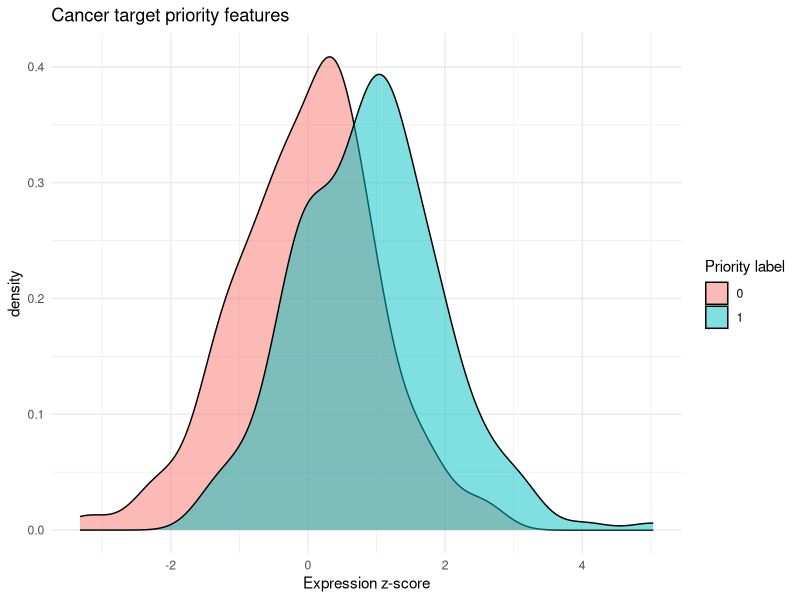

The R source for this figure:
# Detailed statistical workflow for: AI-cancer target identification-drug-discovery

suppressPackageStartupMessages({
  library(dplyr)
  library(ggplot2)
})

set.seed(111)
n <- 420
half <- floor(n / 2)
shift <- 0.85

synthesize <- function() {
  x_a <- matrix(rnorm(half * 18, mean = 0, sd = 1), nrow = half)
  x_b <- matrix(rnorm((n - half) * 18, mean = shift, sd = 1.05), nrow = n - half)
  X <- rbind(x_a, x_b)
  colnames(X) <- paste0("f", seq_len(18))
  colnames(X)[1:8] <- c(
    "expression_z", "mutation_burden", "druggability", "network_centrality",
    "pathway_enrichment", "essentiality", "tissue_specificity", "literature_score"
  )
  data.frame(X, label = c(rep(0L, half), rep(1L, n - half)))
}

df <- synthesize()
summary_tbl <- df %>%
  group_by(label) %>%
  summarise(n = n(), mean_expression = mean(expression_z), .groups = "drop")
print(summary_tbl)

p <- ggplot(df, aes(x = expression_z, fill = factor(label))) +
  geom_density(alpha = 0.5) +
  theme_minimal() +
  labs(
    title = "Cancer target priority features",
    fill = "Priority label",
    x = "Expression z-score"
  )
dir.create("assets", showWarnings = FALSE, recursive = TRUE)
ggsave("assets/overview_r.png", p, width = 8, height = 4.5, dpi = 150)
cat("R workflow complete for AI-cancer target identification-drug-discovery\n")
cat(sprintf("n=%d seed=111 mean label rate=%.3f\n", nrow(df), mean(df$label)))
